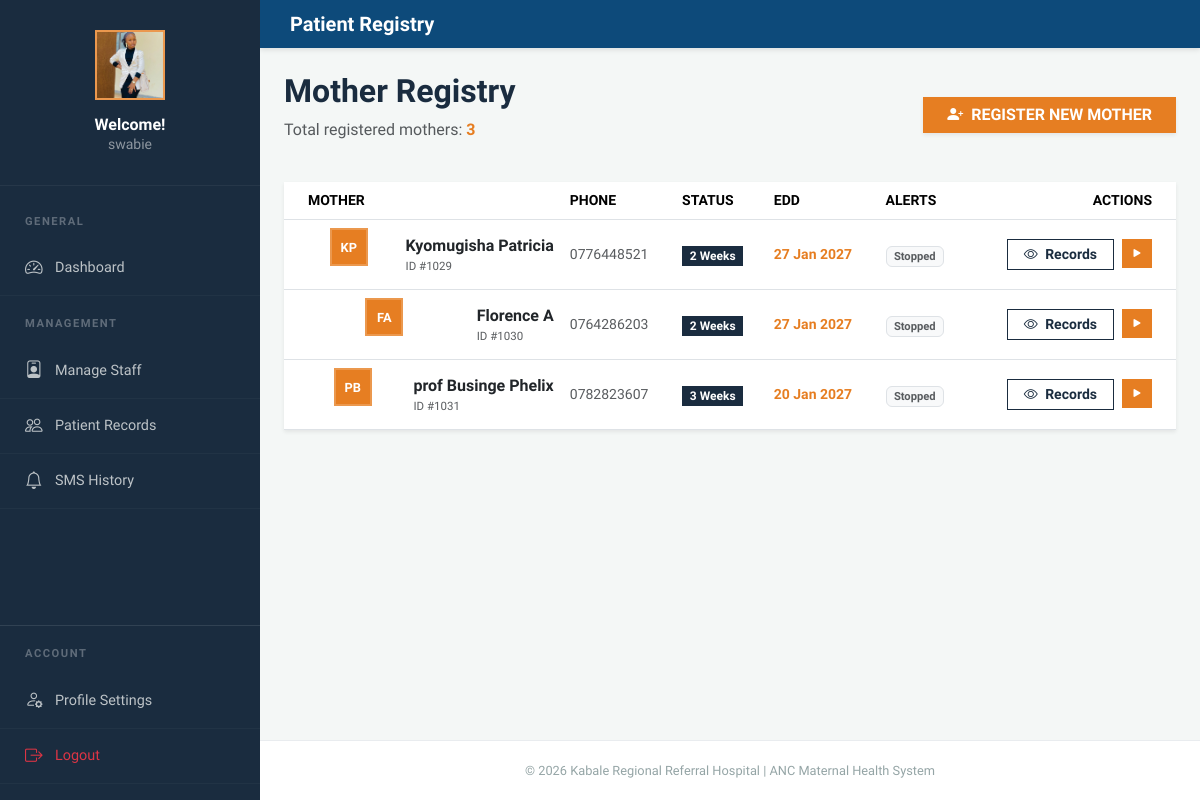
The page /accounts/patients/ (signed in) on the database as committed earlier.
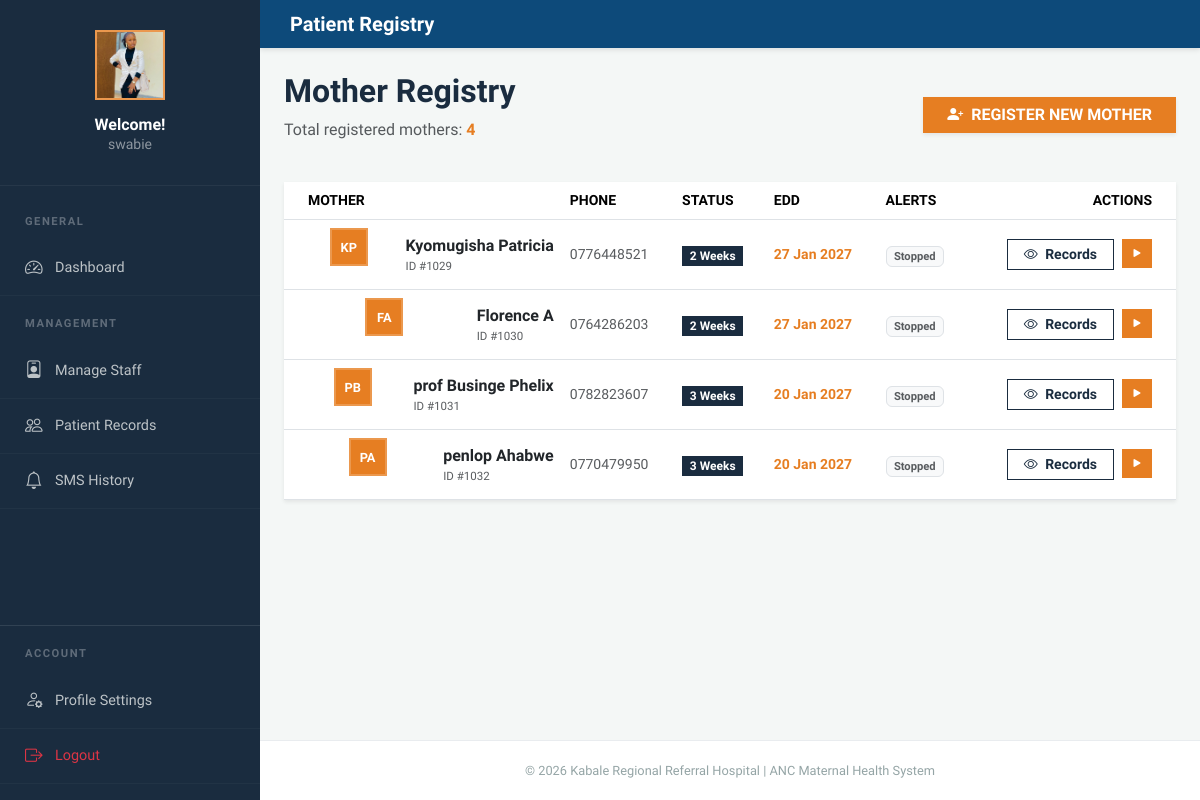
The same page on the database as committed later.
### accounts/models.py (models this page shows, shortened)
class User(AbstractUser):
    ROLE_CHOICES = [
        ('ADMIN', 'Admin'),
        ('DOCTOR', 'Doctor'),
        ('NURSE', 'Nurse'),
        ('PATIENT', 'Patient'),
    ]
    role = models.CharField(max_length=20, choices=ROLE_CHOICES, blank=True, null=True)
    phone_number = models.CharField(max_length=20, blank=True, null=True)
    profile_picture = models.ImageField(upload_to='profile_pics/', null=True, blank=True)
    must_change_password = models.BooleanField(default=False)

class PatientProfile(models.Model):
    user = models.OneToOneField(User, on_delete=models.CASCADE, related_name='patient_profile')
    address = models.TextField(blank=True)
    pregnancy_period = models.IntegerField(default=0, help_text="Weeks pregnant at registration")
    age = models.IntegerField(null=True, blank=True)
    assigned_doctor = models.ForeignKey(
        User,
        on_delete=models.SET_NULL,
        null=True, blank=True,
        related_name='doctor_patients'
    )
    ward_number = models.CharField(max_length=20, blank=True, default='ANC-01')
    email_alerts_active = models.BooleanField(default=True)
    registered_at = models.DateTimeField(auto_now_add=True)
    @property
    def edd(self):
        weeks_remaining = 40 - self.pregnancy_period
        return date.today() + timedelta(weeks=weeks_remaining)

### accounts/views.py (the view)
# urls.py: path('patients/', views.PatientListView.as_view(), name='patient_list'),
class PatientListView(LoginRequiredMixin, ListView):
    model = PatientProfile
    template_name = 'accounts/patient_list.html'
    context_object_name = 'patients'
    def get_queryset(self):
        user = self.request.user
        if user.is_superuser or user.role == 'ADMIN':
            return PatientProfile.objects.all().select_related('user')
        return PatientProfile.objects.filter(assigned_doctor=user).select_related('user')

### templates/accounts/patient_list.html (shortened to what this page needs)
{% extends 'base.html' %}
{% block panel_title %}Patient Registry{% endblock %}
{% block content %}
<div class="d-flex justify-content-between align-items-center mb-4">
    <div class="section-header mb-0">
        <h2 class="fw-bold" style="color: var(--primary-navy);">Mother Registry</h2>
        <p class="text-muted">Total registered mothers: <span class="fw-bold" style="color: var(--accent-orange);">{{ patients.count }}</span></p>
    </div>
    {% if user.role == 'ADMIN' or user.is_superuser %}
    <a href="{% url 'accounts:register_patient' %}" class="btn btn-brand-solid px-4 shadow-sm">
        <i class="bi bi-person-plus-fill me-2"></i>REGISTER NEW MOTHER
    </a>
    {% endif %}
</div>
<div class="card shadow-sm border-0">
    <div class="table-responsive">
        <table class="table table-hover align-middle mb-0 table-krrh">
            <thead>
                <tr class="text-uppercase small">
                    <th class="ps-4">Mother</th>
                    <th>Phone</th>
                    <th>Status</th>
                    <th>EDD</th>
                    <th>Alerts</th>
                    <th class="text-end pe-4">Actions</th>
                </tr>
            </thead>
            <tbody>
                {% for p in patients %}
                <tr>
                    <td class="ps-4">
                        <div class="d-flex align-items-center gap-3">
                            <div class="avatar-circle" style="width:38px; height:38px; font-size:.8rem;">
                                {{ p.user.first_name|first|upper }}{{ p.user.last_name|first|upper }}
                            </div>
                            <div>
                                <div class="fw-bold text-dark">{{ p.user.get_full_name }}</div>
                                <div class="text-muted" style="font-size:.72rem;">ID #{{ p.user.id|add:1000 }}</div>
                            </div>
                        </div>
                    </td>
                    <td class="small text-muted">{{ p.user.phone_number|default:"—" }}</td>
                    <td><span class="badge badge-navy">{{ p.pregnancy_period }} Weeks</span></td>
                    <td class="small fw-bold" style="color: var(--accent-orange);">{{ p.edd|date:"d M Y" }}</td>
                    <td>
                        {% if p.email_alerts_active %}
                            <span class="d-flex align-items-center gap-2">
                                <span class="pulse-dot-orange"></span>
                                <span class="small fw-bold text-uppercase" style="color: var(--accent-orange); font-size: .7rem;">Active</span>
                            </span>
                        {% else %}
                            <span class="badge bg-light text-muted border" style="font-size:.7rem;">Stopped</span>
                        {% endif %}
                    </td>
                    <td class="text-end pe-4">
                        <div class="d-flex justify-content-end gap-2">
                            <a href="{% url 'accounts:patient_detail' p.pk %}" class="btn btn-brand-outline btn-sm px-3">
                                <i class="bi bi-eye me-1"></i> Records
                            </a>
                            {% if user.role == 'ADMIN' or user.is_superuser %}
                            <form action="{% url 'accounts:toggle_alerts' p.pk %}" method="POST" class="d-inline">
                                <button class="btn btn-sm {% if p.email_alerts_active %}btn-outline-secondary{% else %}btn-brand-solid{% endif %}">
                                    <i class="bi bi-{% if p.email_alerts_active %}pause-fill{% else %}play-fill{% endif %}"></i>
                                </button>
                            </form>
                            {% endif %}
                        </div>
                    </td>
                </tr>
                {% endfor %}
            </tbody>
        </table>
    </div>
</div>
{% endblock %}

### templates/base.html (shortened to what this page needs)
<!DOCTYPE html>
<html lang="en">
<head>
    <link href="https://cdn.jsdelivr.net/npm/bootstrap@5.3.2/dist/css/bootstrap.min.css" rel="stylesheet">
    <link href="https://cdn.jsdelivr.net/npm/bootstrap-icons@1.11.3/font/bootstrap-icons.min.css" rel="stylesheet">
</head>
<body>
<div id="sidebar">
    <div class="sidebar-header">
        <div class="avatar-circle">
            {% if user.profile_picture %}
                <img src="{{ user.profile_picture.url }}" style="width:100%; height:100%; object-fit:cover;">
            {% else %}
                <i class="bi bi-person-fill fs-2"></i>
            {% endif %}
        </div>
        <h6 class="mb-0 fw-bold">Welcome!</h6>
        <p class="small opacity-50 mb-0">{{ user.username|default:"Guest" }}</p>
    </div>
    <nav class="mt-2 flex-grow-1">
        <div class="sidebar-heading">General</div>
        {% if user.is_authenticated %}
            {% if user.role == 'ADMIN' or user.is_superuser %}
                <a href="{% url 'accounts:admin_dashboard' %}" class="sidebar-link {% if 'admin_dashboard' in request.path %}active{% endif %}">
                    <i class="bi bi-speedometer2"></i> Dashboard
                </a>
                <div class="sidebar-heading">Management</div>
                <a href="{% url 'accounts:staff_list' %}" class="sidebar-link"><i class="bi bi-person-badge"></i> Manage Staff</a>
                <a href="{% url 'accounts:patient_list' %}" class="sidebar-link"><i class="bi bi-people"></i> Patient Records</a>
                <a href="{% url 'reminders:reminder_history' %}" class="sidebar-link"><i class="bi bi-bell"></i> SMS History</a>
            {% endif %}
        {% else %}
            <a href="{% url 'accounts:login' %}" class="sidebar-link"><i class="bi bi-lock"></i> Login</a>
        {% endif %}
    </nav>
    {% if user.is_authenticated %}
    <div class="mt-auto border-top border-white border-opacity-10 pb-3">
        <div class="sidebar-heading">Account</div>
        <a href="{% url 'accounts:profile_update' %}" class="sidebar-link {% if 'profile' in request.path %}active{% endif %}">
            <i class="bi bi-person-gear"></i> Profile Settings
        </a>
        <form action="{% url 'accounts:logout' %}" method="post" id="logoutForm">
            <a href="#" onclick="document.getElementById('logoutForm').submit();" class="sidebar-link text-danger">
                <i class="bi bi-box-arrow-right"></i> Logout
            </a>
        </form>
    </div>
    {% endif %}
</div>
<div class="main-wrapper">
    <header class="control-header">
        <div class="d-flex align-items-center">
            <h5 class="mb-0 fw-bold">{% block panel_title %}ANC Portal{% endblock %}</h5>
        </div>
    </header>
    <div class="p-4 container-fluid">
        {% block content %}{% endblock %}
    </div>
    <footer class="footer-refined">
        &copy; {% now "Y" %} Kabale Regional Referral Hospital | ANC Maternal Health System
    </footer>
</div>
</body>
</html>

### templates/base.html (style rules this page uses)
:root { --sidebar-bg: #1a2c3f; --header-bg: #0d4a7a; --accent-green: #1abc9c; --content-bg: #f4f7f6; --green-main: #27ae60; --orange-main: #e67e22; --red-main: #e74c3c; --blue-main: #3498db; --radius-none: 0px; }
* { font-family: 'Nunito', sans-serif; }
body { background: var(--content-bg); overflow-x: hidden; }
#sidebar { width: 260px; height: 100vh; position: fixed; left: 0; top: 0; background: var(--sidebar-bg); color: #fff; z-index: 1000; transition: all 0.3s; display: flex; flex-direction: column; overflow-y: auto; scrollbar-width: thin; scrollbar-color: rgba(255,255,255,0.2) transparent; }
.sidebar-header { padding: 30px 20px; text-align: center; border-bottom: 1px solid rgba(255,255,255,0.05); flex-shrink: 0; }
.avatar-circle { width: 70px; height: 70px; background: rgba(255,255,255,0.1); border-radius: 50%; display: flex; align-items: center; justify-content: center; margin: 0 auto 15px; border: 2px solid rgba(255,255,255,0.2); overflow: hidden; }
.sidebar-link { padding: 14px 25px; color: #bdc3c7; display: flex; align-items: center; text-decoration: none; transition: 0.2s; font-size: 0.9rem; border-bottom: 1px solid rgba(255,255,255,0.03); }
.sidebar-link i { font-size: 1.1rem; width: 30px; }
.sidebar-heading { padding: 20px 25px 10px; font-size: 0.7rem; text-transform: uppercase; letter-spacing: 1.5px; color: rgba(255,255,255,0.3); font-weight: 800; }
.main-wrapper { margin-left: 260px; min-height: 100vh; display: flex; flex-direction: column; }
.control-header { background: var(--header-bg); color: white; padding: 12px 30px; display: flex; justify-content: space-between; align-items: center; box-shadow: 0 2px 5px rgba(0,0,0,0.1); }
.card { border: none; border-radius: var(--radius-none); box-shadow: 0 2px 10px rgba(0,0,0,0.05); }
.footer-refined { margin-top: auto; padding: 20px; text-align: center; background: white; border-top: 1px solid #e9ecef; font-size: 0.8rem; color: #95a5a6; }

### templates/accounts/patient_list.html (style rules this page uses)
:root { --primary-navy: #1a2c3f; --accent-orange: #e67e22; }
.table-krrh thead { background-color: var(--primary-navy); color: white; }
.avatar-circle { background-color: var(--accent-orange); color: white; font-weight: 700; display: flex; align-items: center; justify-content: center; border-radius: 0; }
.badge-navy { background-color: var(--primary-navy); color: white; border-radius: 0; }
.btn-brand-solid { background-color: var(--accent-orange); color: white; border: none; border-radius: 0; transition: 0.3s; font-weight: 600; }
.btn-brand-outline { border: 1px solid var(--primary-navy); color: var(--primary-navy); border-radius: 0; font-weight: 600; transition: 0.3s; }

Rows that differ between the two databases and show on the page:
added PatientProfile: user.first_name|first "P", user.last_name|first "A", user.get_full_name "penlop Ahabwe", user.id|add "1032", user.phone_number "0770479950", pregnancy_period "3", edd "20 Jan 2027", email_alerts_active "Stopped"
Other text that changed with them:
{{ patients.count }}: "3" → "4"
